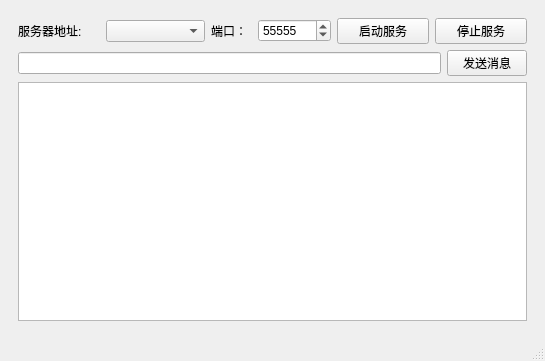
<?xml version="1.0" encoding="UTF-8"?>
<ui version="4.0">
 <class>MainWindow</class>
 <widget class="QMainWindow" name="MainWindow">
  <property name="geometry">
   <rect>
    <x>0</x>
    <y>0</y>
    <width>545</width>
    <height>361</height>
   </rect>
  </property>
  <property name="windowTitle">
   <string>tcp服务端</string>
  </property>
  <widget class="QWidget" name="centralwidget">
   <layout class="QVBoxLayout" name="verticalLayout_2">
    <item>
     <widget class="QWidget" name="widget" native="true">
      <layout class="QHBoxLayout" name="horizontalLayout_3">
       <item>
        <layout class="QVBoxLayout" name="verticalLayout">
         <item>
          <layout class="QHBoxLayout" name="horizontalLayout">
           <item>
            <widget class="QLabel" name="label">
             <property name="maximumSize">
              <size>
               <width>82</width>
               <height>16777215</height>
              </size>
             </property>
             <property name="tabletTracking">
              <bool>false</bool>
             </property>
             <property name="text">
              <string>服务器地址:</string>
             </property>
             <property name="textFormat">
              <enum>Qt::AutoText</enum>
             </property>
             <property name="scaledContents">
              <bool>false</bool>
             </property>
            </widget>
           </item>
           <item>
            <widget class="QComboBox" name="comboBox">
             <property name="maximumSize">
              <size>
               <width>279</width>
               <height>16777215</height>
              </size>
             </property>
            </widget>
           </item>
           <item>
            <widget class="QLabel" name="label_2">
             <property name="maximumSize">
              <size>
               <width>41</width>
               <height>16777215</height>
              </size>
             </property>
             <property name="tabletTracking">
              <bool>false</bool>
             </property>
             <property name="text">
              <string>端口：</string>
             </property>
             <property name="textFormat">
              <enum>Qt::AutoText</enum>
             </property>
             <property name="scaledContents">
              <bool>false</bool>
             </property>
             <property name="wordWrap">
              <bool>false</bool>
             </property>
            </widget>
           </item>
           <item>
            <widget class="QSpinBox" name="spinBox">
             <property name="maximumSize">
              <size>
               <width>73</width>
               <height>16777215</height>
              </size>
             </property>
             <property name="maximum">
              <number>65535</number>
             </property>
             <property name="value">
              <number>55555</number>
             </property>
            </widget>
           </item>
           <item>
            <widget class="QPushButton" name="pushButton">
             <property name="maximumSize">
              <size>
               <width>92</width>
               <height>16777215</height>
              </size>
             </property>
             <property name="text">
              <string>启动服务</string>
             </property>
            </widget>
           </item>
           <item>
            <widget class="QPushButton" name="pushButton_2">
             <property name="maximumSize">
              <size>
               <width>92</width>
               <height>16777215</height>
              </size>
             </property>
             <property name="text">
              <string>停止服务</string>
             </property>
            </widget>
           </item>
          </layout>
         </item>
         <item>
          <layout class="QHBoxLayout" name="horizontalLayout_2">
           <item>
            <widget class="QLineEdit" name="lineEdit_2"/>
           </item>
           <item>
            <widget class="QPushButton" name="pushButton_3">
             <property name="text">
              <string>发送消息</string>
             </property>
            </widget>
           </item>
          </layout>
         </item>
         <item>
          <widget class="QTextEdit" name="textEdit">
           <property name="readOnly">
            <bool>true</bool>
           </property>
          </widget>
         </item>
        </layout>
       </item>
      </layout>
     </widget>
    </item>
   </layout>
  </widget>
  <widget class="QMenuBar" name="menubar">
   <property name="geometry">
    <rect>
     <x>0</x>
     <y>0</y>
     <width>545</width>
     <height>26</height>
    </rect>
   </property>
  </widget>
  <widget class="QStatusBar" name="statusbar"/>
 </widget>
 <resources/>
 <connections/>
</ui>
